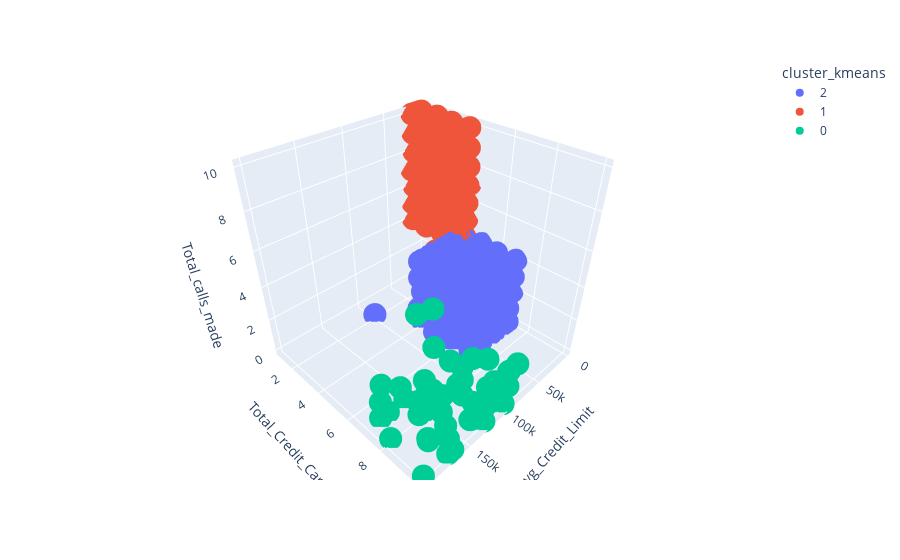

Notebook code cell kept with this figure:
### Markdown cell above
Perspectiva 3

### Code cell
fig = px.scatter_3d(cartao_cluster, 
                    x='Avg_Credit_Limit', 
                    y='Total_Credit_Cards', 
                    z='Total_calls_made',
                    color='cluster_kmeans')
fig.show()

### Figure 1 — Plotly figure (JSON) as saved in the notebook; plotly's stock layout.template omitted (floating-point values rounded to 4 significant figures; data arrays with more than 128 entries replaced by an {"elided": "..."} marker saying what was removed)
{"data": [{"hovertemplate": "cluster_kmeans=2<br>Avg_Credit_Limit=%{x}<br>Total_Credit_Cards=%{y}<br>Total_calls_made=%{z}<extra></extra>", "legendgroup": "2", "marker": {"color": "#636efa", "symbol": "circle"}, "mode": "markers", "name": "2", "scene": "scene", "showlegend": true, "type": "scatter3d", "x": {"elided": "386 int values"}, "y": {"elided": "386 int values"}, "z": {"elided": "386 int values"}}, {"hovertemplate": "cluster_kmeans=1<br>Avg_Credit_Limit=%{x}<br>Total_Credit_Cards=%{y}<br>Total_calls_made=%{z}<extra></extra>", "legendgroup": "1", "marker": {"color": "#EF553B", "symbol": "circle"}, "mode": "markers", "name": "1", "scene": "scene", "showlegend": true, "type": "scatter3d", "x": {"elided": "224 int values"}, "y": {"elided": "224 int values"}, "z": {"elided": "224 int values"}}, {"hovertemplate": "cluster_kmeans=0<br>Avg_Credit_Limit=%{x}<br>Total_Credit_Cards=%{y}<br>Total_calls_made=%{z}<extra></extra>", "legendgroup": "0", "marker": {"color": "#00cc96", "symbol": "circle"}, "mode": "markers", "name": "0", "scene": "scene", "showlegend": true, "type": "scatter3d", "x": [100000, 100000, 157000, 94000, 163000, 131000, 96000, 136000, 121000, 158000, 108000, 166000, 176000, 166000, 178000, 91000, 156000, 146000, 84000, 155000, 200000, 195000, 187000, 163000, 106000, 114000, 126000, 173000, 153000, 184000, 123000, 144000, 97000, 98000, 127000, 171000, 186000, 183000, 111000, 112000, 195000, 132000, 156000, 95000, 172000, 99000, 84000, 145000, 172000, 167000], "y": [6, 5, 9, 9, 8, 9, 10, 8, 7, 7, 10, 9, 10, 10, 7, 8, 9, 10, 9, 8, 10, 8, 7, 7, 8, 10, 10, 9, 8, 7, 8, 10, 10, 9, 10, 10, 7, 9, 8, 10, 10, 9, 8, 10, 10, 10, 10, 8, 10, 9], "z": [3, 2, 1, 0, 1, 1, 2, 0, 2, 0, 1, 2, 2, 0, 0, 1, 2, 1, 0, 2, 0, 0, 0, 1, 1, 2, 0, 0, 1, 2, 2, 2, 2, 2, 1, 0, 1, 2, 0, 1, 2, 2, 0, 1, 1, 0, 2, 1, 0, 2]}], "layout": {"legend": {"title": {"text": "cluster_kmeans"}, "tracegroupgap": 0}, "margin": {"t": 60}, "scene": {"domain": {"x": [0, 1], "y": [0, 1]}, "xaxis": {"title": {"text": "Avg_Credit_Limit"}}, "yaxis": {"title": {"text": "Total_Credit_Cards"}}, "zaxis": {"title": {"text": "Total_calls_made"}}}}}
